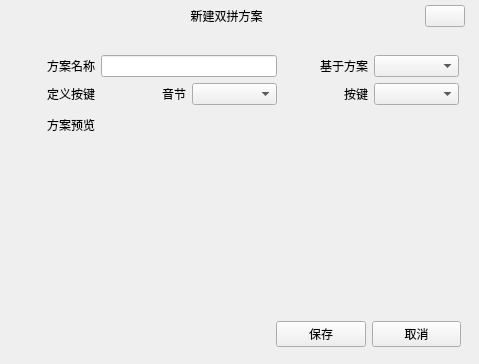
<?xml version="1.0" encoding="UTF-8"?>
<ui version="4.0">
 <class>NewSchemeDlg</class>
 <widget class="QWidget" name="NewSchemeDlg">
  <property name="geometry">
   <rect>
    <x>0</x>
    <y>0</y>
    <width>479</width>
    <height>364</height>
   </rect>
  </property>
  <property name="windowTitle">
   <string>Form</string>
  </property>
  <layout class="QVBoxLayout" name="verticalLayout_2">
   <property name="leftMargin">
    <number>0</number>
   </property>
   <property name="topMargin">
    <number>0</number>
   </property>
   <property name="rightMargin">
    <number>0</number>
   </property>
   <property name="bottomMargin">
    <number>0</number>
   </property>
   <item>
    <layout class="QVBoxLayout" name="verticalLayout" stretch="20,20,100,20,170,20,30,20">
     <item>
      <widget class="QWidget" name="new_scheme_title" native="true">
       <property name="sizePolicy">
        <sizepolicy hsizetype="Fixed" vsizetype="Fixed">
         <horstretch>0</horstretch>
         <verstretch>0</verstretch>
        </sizepolicy>
       </property>
       <property name="minimumSize">
        <size>
         <width>245</width>
         <height>32</height>
        </size>
       </property>
       <property name="maximumSize">
        <size>
         <width>16653</width>
         <height>16653</height>
        </size>
       </property>
       <layout class="QHBoxLayout" name="horizontalLayout_4">
        <property name="leftMargin">
         <number>0</number>
        </property>
        <property name="topMargin">
         <number>0</number>
        </property>
        <property name="rightMargin">
         <number>0</number>
        </property>
        <property name="bottomMargin">
         <number>0</number>
        </property>
        <item>
         <layout class="QHBoxLayout" name="horizontalLayout_3" stretch="200,100,170,15,15">
          <property name="spacing">
           <number>0</number>
          </property>
          <item>
           <spacer name="horizontalSpacer_8">
            <property name="orientation">
             <enum>Qt::Horizontal</enum>
            </property>
            <property name="sizeType">
             <enum>QSizePolicy::Expanding</enum>
            </property>
            <property name="sizeHint" stdset="0">
             <size>
              <width>40</width>
              <height>20</height>
             </size>
            </property>
           </spacer>
          </item>
          <item>
           <widget class="QLabel" name="logo_title_label">
            <property name="text">
             <string>新建双拼方案</string>
            </property>
            <property name="alignment">
             <set>Qt::AlignCenter</set>
            </property>
           </widget>
          </item>
          <item>
           <spacer name="horizontalSpacer_9">
            <property name="orientation">
             <enum>Qt::Horizontal</enum>
            </property>
            <property name="sizeHint" stdset="0">
             <size>
              <width>40</width>
              <height>20</height>
             </size>
            </property>
           </spacer>
          </item>
          <item>
           <widget class="QPushButton" name="close_btn">
            <property name="text">
             <string/>
            </property>
           </widget>
          </item>
          <item>
           <spacer name="horizontalSpacer_5">
            <property name="orientation">
             <enum>Qt::Horizontal</enum>
            </property>
            <property name="sizeHint" stdset="0">
             <size>
              <width>40</width>
              <height>20</height>
             </size>
            </property>
           </spacer>
          </item>
         </layout>
        </item>
       </layout>
      </widget>
     </item>
     <item>
      <spacer name="verticalSpacer">
       <property name="orientation">
        <enum>Qt::Vertical</enum>
       </property>
       <property name="sizeHint" stdset="0">
        <size>
         <width>17</width>
         <height>17</height>
        </size>
       </property>
      </spacer>
     </item>
     <item>
      <layout class="QGridLayout" name="gridLayout">
       <property name="leftMargin">
        <number>10</number>
       </property>
       <property name="rightMargin">
        <number>20</number>
       </property>
       <item row="0" column="0">
        <widget class="QLabel" name="label_1">
         <property name="text">
          <string>方案名称</string>
         </property>
         <property name="alignment">
          <set>Qt::AlignRight|Qt::AlignTrailing|Qt::AlignVCenter</set>
         </property>
        </widget>
       </item>
       <item row="1" column="4">
        <widget class="QComboBox" name="key_combo"/>
       </item>
       <item row="2" column="0">
        <widget class="QLabel" name="label_3">
         <property name="text">
          <string>方案预览</string>
         </property>
         <property name="alignment">
          <set>Qt::AlignRight|Qt::AlignTrailing|Qt::AlignVCenter</set>
         </property>
        </widget>
       </item>
       <item row="1" column="1">
        <widget class="QLabel" name="label_6">
         <property name="layoutDirection">
          <enum>Qt::RightToLeft</enum>
         </property>
         <property name="text">
          <string>音节</string>
         </property>
         <property name="alignment">
          <set>Qt::AlignRight|Qt::AlignTrailing|Qt::AlignVCenter</set>
         </property>
        </widget>
       </item>
       <item row="0" column="3">
        <widget class="QLabel" name="label_4">
         <property name="text">
          <string>基于方案</string>
         </property>
         <property name="alignment">
          <set>Qt::AlignRight|Qt::AlignTrailing|Qt::AlignVCenter</set>
         </property>
        </widget>
       </item>
       <item row="1" column="2">
        <widget class="QComboBox" name="syllable_combo"/>
       </item>
       <item row="1" column="0">
        <widget class="QLabel" name="label_2">
         <property name="text">
          <string>定义按键</string>
         </property>
         <property name="alignment">
          <set>Qt::AlignRight|Qt::AlignTrailing|Qt::AlignVCenter</set>
         </property>
        </widget>
       </item>
       <item row="1" column="3">
        <widget class="QLabel" name="label_5">
         <property name="text">
          <string>按键</string>
         </property>
         <property name="alignment">
          <set>Qt::AlignRight|Qt::AlignTrailing|Qt::AlignVCenter</set>
         </property>
        </widget>
       </item>
       <item row="0" column="4">
        <widget class="QComboBox" name="basic_scheme_combo"/>
       </item>
       <item row="0" column="1" colspan="2">
        <widget class="QLineEdit" name="new_scheme_name"/>
       </item>
      </layout>
     </item>
     <item>
      <spacer name="verticalSpacer_2">
       <property name="orientation">
        <enum>Qt::Vertical</enum>
       </property>
       <property name="sizeHint" stdset="0">
        <size>
         <width>17</width>
         <height>17</height>
        </size>
       </property>
      </spacer>
     </item>
     <item>
      <layout class="QHBoxLayout" name="key_board_layout"/>
     </item>
     <item>
      <spacer name="verticalSpacer_3">
       <property name="orientation">
        <enum>Qt::Vertical</enum>
       </property>
       <property name="sizeHint" stdset="0">
        <size>
         <width>17</width>
         <height>17</height>
        </size>
       </property>
      </spacer>
     </item>
     <item>
      <layout class="QHBoxLayout" name="horizontalLayout_5" stretch="300,200,20">
       <item>
        <spacer name="horizontalSpacer_3">
         <property name="orientation">
          <enum>Qt::Horizontal</enum>
         </property>
         <property name="sizeHint" stdset="0">
          <size>
           <width>40</width>
           <height>20</height>
          </size>
         </property>
        </spacer>
       </item>
       <item>
        <layout class="QHBoxLayout" name="horizontalLayout_2">
         <item>
          <widget class="QPushButton" name="save_btn">
           <property name="text">
            <string>保存</string>
           </property>
          </widget>
         </item>
         <item>
          <widget class="QPushButton" name="cancel_btn">
           <property name="text">
            <string>取消</string>
           </property>
          </widget>
         </item>
        </layout>
       </item>
       <item>
        <spacer name="horizontalSpacer_4">
         <property name="orientation">
          <enum>Qt::Horizontal</enum>
         </property>
         <property name="sizeHint" stdset="0">
          <size>
           <width>40</width>
           <height>20</height>
          </size>
         </property>
        </spacer>
       </item>
      </layout>
     </item>
     <item>
      <spacer name="verticalSpacer_4">
       <property name="orientation">
        <enum>Qt::Vertical</enum>
       </property>
       <property name="sizeHint" stdset="0">
        <size>
         <width>17</width>
         <height>17</height>
        </size>
       </property>
      </spacer>
     </item>
    </layout>
   </item>
  </layout>
 </widget>
 <resources/>
 <connections/>
</ui>
